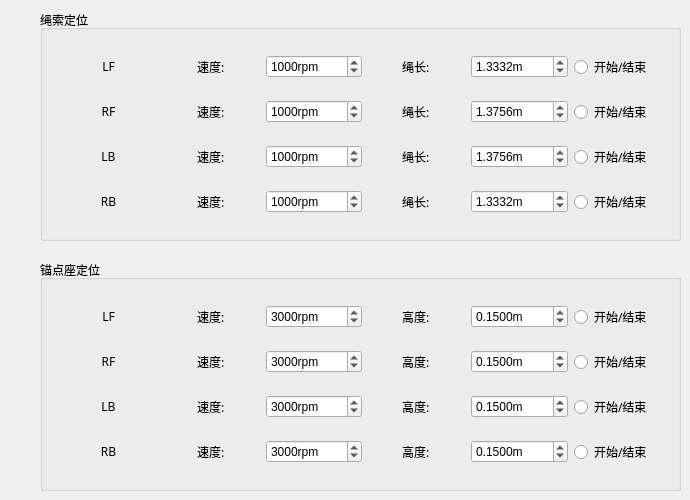
     <widget class="QWidget" name="tab_3">
      <attribute name="title">
       <string>CDPR定位</string>
      </attribute>
      <widget class="QGroupBox" name="groupBox_10">
       <property name="geometry">
        <rect>
         <x>40</x>
         <y>260</y>
         <width>641</width>
         <height>231</height>
        </rect>
       </property>
       <property name="title">
        <string>锚点座定位</string>
       </property>
       <widget class="QWidget" name="layoutWidget_3">
        <property name="geometry">
         <rect>
          <x>20</x>
          <y>30</y>
          <width>611</width>
          <height>191</height>
         </rect>
        </property>
        <layout class="QGridLayout" name="gridLayout_4">
         <item row="0" column="0">
          <widget class="QLabel" name="label_34">
           <property name="font">
            <font>
             <family>AR PL UKai CN</family>
            </font>
           </property>
           <property name="text">
            <string>&lt;html&gt;&lt;head/&gt;&lt;body&gt;&lt;p align=&quot;center&quot;&gt;LF&lt;/p&gt;&lt;/body&gt;&lt;/html&gt;</string>
           </property>
           <property name="alignment">
            <set>Qt::AlignCenter</set>
           </property>
          </widget>
         </item>
         <item row="2" column="5">
          <widget class="QRadioButton" name="lbArchorLocateButton">
           <property name="font">
            <font>
             <family>AR PL UKai CN</family>
            </font>
           </property>
           <property name="text">
            <string>开始/结束</string>
           </property>
           <property name="autoExclusive">
            <bool>false</bool>
           </property>
          </widget>
         </item>
         <item row="2" column="4">
          <widget class="QDoubleSpinBox" name="lbArchorInitHeight">
           <property name="suffix">
            <string>m</string>
           </property>
           <property name="decimals">
            <number>4</number>
           </property>
           <property name="minimum">
            <double>0.000000000000000</double>
           </property>
           <property name="maximum">
            <double>0.510000000000000</double>
           </property>
           <property name="singleStep">
            <double>0.004000000000000</double>
           </property>
           <property name="value">
            <double>0.150000000000000</double>
           </property>
          </widget>
         </item>
         <item row="3" column="0">
          <widget class="QLabel" name="label_50">
           <property name="font">
            <font>
             <family>AR PL UKai CN</family>
            </font>
           </property>
           <property name="text">
            <string>&lt;html&gt;&lt;head/&gt;&lt;body&gt;&lt;p align=&quot;center&quot;&gt;RB&lt;/p&gt;&lt;/body&gt;&lt;/html&gt;</string>
           </property>
           <property name="alignment">
            <set>Qt::AlignCenter</set>
           </property>
          </widget>
         </item>
         <item row="3" column="4">
          <widget class="QDoubleSpinBox" name="rbArchorInitHeight">
           <property name="suffix">
            <string>m</string>
           </property>
           <property name="decimals">
            <number>4</number>
           </property>
           <property name="minimum">
            <double>0.000000000000000</double>
           </property>
           <property name="maximum">
            <double>0.510000000000000</double>
           </property>
           <property name="singleStep">
            <double>0.004000000000000</double>
           </property>
           <property name="value">
            <double>0.150000000000000</double>
           </property>
          </widget>
         </item>
         <item row="3" column="1" alignment="Qt::AlignHCenter">
          <widget class="QLabel" name="label_51">
           <property name="font">
            <font>
             <family>AR PL UKai CN</family>
            </font>
           </property>
           <property name="text">
            <string>速度:</string>
           </property>
          </widget>
         </item>
         <item row="2" column="0">
          <widget class="QLabel" name="label_43">
           <property name="font">
            <font>
             <family>AR PL UKai CN</family>
            </font>
           </property>
           <property name="text">
            <string>&lt;html&gt;&lt;head/&gt;&lt;body&gt;&lt;p align=&quot;center&quot;&gt;LB&lt;/p&gt;&lt;/body&gt;&lt;/html&gt;</string>
           </property>
           <property name="alignment">
            <set>Qt::AlignCenter</set>
           </property>
          </widget>
         </item>
         <item row="2" column="1" alignment="Qt::AlignHCenter">
          <widget class="QLabel" name="label_49">
           <property name="font">
            <font>
             <family>AR PL UKai CN</family>
            </font>
           </property>
           <property name="text">
            <string>速度:</string>
           </property>
          </widget>
         </item>
         <item row="0" column="2">
          <widget class="QSpinBox" name="lfArchorLocateVel">
           <property name="wrapping">
            <bool>false</bool>
           </property>
           <property name="suffix">
            <string>rpm</string>
           </property>
           <property name="minimum">
            <number>0</number>
           </property>
           <property name="maximum">
            <number>5000</number>
           </property>
           <property name="value">
            <number>3000</number>
           </property>
          </widget>
         </item>
         <item row="0" column="3" alignment="Qt::AlignHCenter">
          <widget class="QLabel" name="label_37">
           <property name="font">
            <font>
             <family>AR PL UKai CN</family>
            </font>
           </property>
           <property name="text">
            <string>高度:</string>
           </property>
          </widget>
         </item>
         <item row="1" column="4">
          <widget class="QDoubleSpinBox" name="rfArchorInitHeight">
           <property name="suffix">
            <string>m</string>
           </property>
           <property name="decimals">
            <number>4</number>
           </property>
           <property name="minimum">
            <double>0.000000000000000</double>
           </property>
           <property name="maximum">
            <double>0.510000000000000</double>
           </property>
           <property name="singleStep">
            <double>0.004000000000000</double>
           </property>
           <property name="value">
            <double>0.150000000000000</double>
           </property>
          </widget>
         </item>
         <item row="2" column="2">
          <widget class="QSpinBox" name="lbArchorLocateVel">
           <property name="suffix">
            <string>rpm</string>
           </property>
           <property name="maximum">
            <number>5000</number>
           </property>
           <property name="value">
            <number>3000</number>
           </property>
          </widget>
         </item>
         <item row="2" column="3" alignment="Qt::AlignHCenter">
          <widget class="QLabel" name="label_44">
           <property name="font">
            <font>
             <family>AR PL UKai CN</family>
            </font>
           </property>
           <property name="text">
            <string>高度:</string>
           </property>
          </widget>
         </item>
         <item row="1" column="3" alignment="Qt::AlignHCenter">
          <widget class="QLabel" name="label_42">
           <property name="font">
            <font>
             <family>AR PL UKai CN</family>
            </font>
           </property>
           <property name="text">
            <string>高度:</string>
           </property>
          </widget>
         </item>
         <item row="1" column="2">
          <widget class="QSpinBox" name="rfArchorLocateVel">
           <property name="suffix">
            <string>rpm</string>
           </property>
           <property name="maximum">
            <number>5000</number>
           </property>
           <property name="value">
            <number>3000</number>
           </property>
          </widget>
         </item>
         <item row="0" column="1" alignment="Qt::AlignHCenter">
          <widget class="QLabel" name="label_35">
           <property name="font">
            <font>
             <family>AR PL UKai CN</family>
            </font>
           </property>
           <property name="text">
            <string>速度:</string>
           </property>
          </widget>
         </item>
         <item row="3" column="2">
          <widget class="QSpinBox" name="rbArchorLocateVel">
           <property name="suffix">
            <string>rpm</string>
           </property>
           <property name="maximum">
            <number>5000</number>
           </property>
           <property name="value">
            <number>3000</number>
           </property>
          </widget>
         </item>
         <item row="3" column="3" alignment="Qt::AlignHCenter">
          <widget class="QLabel" name="label_52">
           <property name="font">
            <font>
             <family>AR PL UKai CN</family>
            </font>
           </property>
           <property name="text">
            <string>高度:</string>
           </property>
          </widget>
         </item>
         <item row="1" column="1" alignment="Qt::AlignHCenter">
          <widget class="QLabel" name="label_48">
           <property name="font">
            <font>
             <family>AR PL UKai CN</family>
            </font>
           </property>
           <property name="text">
            <string>速度:</string>
           </property>
          </widget>
         </item>
         <item row="1" column="0">
          <widget class="QLabel" name="label_41">
           <property name="font">
            <font>
             <family>AR PL UKai CN</family>
            </font>
           </property>
           <property name="text">
            <string>&lt;html&gt;&lt;head/&gt;&lt;body&gt;&lt;p align=&quot;center&quot;&gt;RF&lt;/p&gt;&lt;/body&gt;&lt;/html&gt;</string>
           </property>
           <property name="alignment">
            <set>Qt::AlignCenter</set>
           </property>
          </widget>
         </item>
         <item row="0" column="4">
          <widget class="QDoubleSpinBox" name="lfArchorInitHeight">
           <property name="suffix">
            <string>m</string>
           </property>
           <property name="decimals">
            <number>4</number>
           </property>
           <property name="minimum">
            <double>0.000000000000000</double>
           </property>
           <property name="maximum">
            <double>0.520000000000000</double>
           </property>
           <property name="singleStep">
            <double>0.004000000000000</double>
           </property>
           <property name="value">
            <double>0.150000000000000</double>
           </property>
          </widget>
         </item>
         <item row="1" column="5">
          <widget class="QRadioButton" name="rfArchorLocateButton">
           <property name="font">
            <font>
             <family>AR PL UKai CN</family>
            </font>
           </property>
           <property name="text">
            <string>开始/结束</string>
           </property>
           <property name="autoExclusive">
            <bool>false</bool>
           </property>
          </widget>
         </item>
         <item row="0" column="5">
          <widget class="QRadioButton" name="lfArchorLocateButton">
           <property name="font">
            <font>
             <family>AR PL UKai CN</family>
            </font>
           </property>
           <property name="text">
            <string>开始/结束</string>
           </property>
           <property name="autoExclusive">
            <bool>false</bool>
           </property>
          </widget>
         </item>
         <item row="3" column="5">
          <widget class="QRadioButton" name="rbArchorLocateButton">
           <property name="font">
            <font>
             <family>AR PL UKai CN</family>
            </font>
           </property>
           <property name="text">
            <string>开始/结束</string>
           </property>
           <property name="autoExclusive">
            <bool>false</bool>
           </property>
          </widget>
         </item>
        </layout>
       </widget>
      </widget>
      <widget class="QGroupBox" name="groupBox_11">
       <property name="geometry">
        <rect>
         <x>40</x>
         <y>10</y>
         <width>641</width>
         <height>231</height>
        </rect>
       </property>
       <property name="title">
        <string>绳索定位</string>
       </property>
       <widget class="QWidget" name="layoutWidget_5">
        <property name="geometry">
         <rect>
          <x>20</x>
          <y>30</y>
          <width>611</width>
          <height>191</height>
         </rect>
        </property>
        <layout class="QGridLayout" name="gridLayout_6">
         <item row="0" column="0">
          <widget class="QLabel" name="label_53">
           <property name="font">
            <font>
             <family>AR PL UKai CN</family>
            </font>
           </property>
           <property name="text">
            <string>&lt;html&gt;&lt;head/&gt;&lt;body&gt;&lt;p align=&quot;center&quot;&gt;LF&lt;/p&gt;&lt;/body&gt;&lt;/html&gt;</string>
           </property>
           <property name="alignment">
            <set>Qt::AlignCenter</set>
           </property>
          </widget>
         </item>
         <item row="2" column="5">
          <widget class="QRadioButton" name="lbCableLocateButton">
           <property name="font">
            <font>
             <family>AR PL UKai CN</family>
            </font>
           </property>
           <property name="text">
            <string>开始/结束</string>
           </property>
           <property name="autoExclusive">
            <bool>false</bool>
           </property>
          </widget>
         </item>
         <item row="2" column="4">
          <widget class="QDoubleSpinBox" name="lbCableInitLen">
           <property name="suffix">
            <string>m</string>
           </property>
           <property name="decimals">
            <number>4</number>
           </property>
           <property name="minimum">
            <double>1.245400000000000</double>
           </property>
           <property name="maximum">
            <double>1.385800000000000</double>
           </property>
           <property name="singleStep">
            <double>0.050000000000000</double>
           </property>
           <property name="value">
            <double>1.375600000000000</double>
           </property>
          </widget>
         </item>
         <item row="3" column="0">
          <widget class="QLabel" name="label_54">
           <property name="font">
            <font>
             <family>AR PL UKai CN</family>
            </font>
           </property>
           <property name="text">
            <string>&lt;html&gt;&lt;head/&gt;&lt;body&gt;&lt;p align=&quot;center&quot;&gt;RB&lt;/p&gt;&lt;/body&gt;&lt;/html&gt;</string>
           </property>
           <property name="alignment">
            <set>Qt::AlignCenter</set>
           </property>
          </widget>
         </item>
         <item row="3" column="4">
          <widget class="QDoubleSpinBox" name="rbCableInitLen">
           <property name="suffix">
            <string>m</string>
           </property>
           <property name="decimals">
            <number>4</number>
           </property>
           <property name="minimum">
            <double>1.263100000000000</double>
           </property>
           <property name="maximum">
            <double>1.409800000000000</double>
           </property>
           <property name="singleStep">
            <double>0.050000000000000</double>
           </property>
           <property name="value">
            <double>1.333200000000000</double>
           </property>
          </widget>
         </item>
         <item row="3" column="1" alignment="Qt::AlignHCenter">
          <widget class="QLabel" name="label_55">
           <property name="font">
            <font>
             <family>AR PL UKai CN</family>
            </font>
           </property>
           <property name="text">
            <string>速度:</string>
           </property>
          </widget>
         </item>
         <item row="2" column="0">
          <widget class="QLabel" name="label_56">
           <property name="font">
            <font>
             <family>AR PL UKai CN</family>
            </font>
           </property>
           <property name="text">
            <string>&lt;html&gt;&lt;head/&gt;&lt;body&gt;&lt;p align=&quot;center&quot;&gt;LB&lt;/p&gt;&lt;/body&gt;&lt;/html&gt;</string>
           </property>
           <property name="alignment">
            <set>Qt::AlignCenter</set>
           </property>
          </widget>
         </item>
         <item row="2" column="1" alignment="Qt::AlignHCenter">
          <widget class="QLabel" name="label_57">
           <property name="font">
            <font>
             <family>AR PL UKai CN</family>
            </font>
           </property>
           <property name="text">
            <string>速度:</string>
           </property>
          </widget>
         </item>
         <item row="0" column="2">
          <widget class="QSpinBox" name="lfCableLocateVel">
           <property name="wrapping">
            <bool>false</bool>
           </property>
           <property name="suffix">
            <string>rpm</string>
           </property>
           <property name="minimum">
            <number>0</number>
           </property>
           <property name="maximum">
            <number>5000</number>
           </property>
           <property name="value">
            <number>1000</number>
           </property>
          </widget>
         </item>
         <item row="0" column="3" alignment="Qt::AlignHCenter">
          <widget class="QLabel" name="label_58">
           <property name="font">
            <font>
             <family>AR PL UKai CN</family>
            </font>
           </property>
           <property name="text">
            <string>绳长:</string>
           </property>
          </widget>
         </item>
         <item row="1" column="4">
          <widget class="QDoubleSpinBox" name="rfCableInitLen">
           <property name="suffix">
            <string>m</string>
           </property>
           <property name="decimals">
            <number>4</number>
           </property>
           <property name="minimum">
            <double>1.262000000000000</double>
           </property>
           <property name="maximum">
            <double>1.407600000000000</double>
           </property>
           <property name="singleStep">
            <double>0.050000000000000</double>
           </property>
           <property name="value">
            <double>1.375600000000000</double>
           </property>
          </widget>
         </item>
         <item row="2" column="2">
          <widget class="QSpinBox" name="lbCableLocateVel">
           <property name="suffix">
            <string>rpm</string>
           </property>
           <property name="maximum">
            <number>5000</number>
           </property>
           <property name="value">
            <number>1000</number>
           </property>
          </widget>
         </item>
         <item row="2" column="3" alignment="Qt::AlignHCenter">
          <widget class="QLabel" name="label_59">
           <property name="font">
            <font>
             <family>AR PL UKai CN</family>
            </font>
           </property>
           <property name="text">
            <string>绳长:</string>
           </property>
          </widget>
         </item>
         <item row="1" column="3" alignment="Qt::AlignHCenter">
          <widget class="QLabel" name="label_60">
           <property name="font">
            <font>
             <family>AR PL UKai CN</family>
            </font>
           </property>
           <property name="text">
            <string>绳长:</string>
           </property>
          </widget>
         </item>
         <item row="1" column="2">
          <widget class="QSpinBox" name="rfCableLocateVel">
           <property name="suffix">
            <string>rpm</string>
           </property>
           <property name="maximum">
            <number>5000</number>
           </property>
           <property name="value">
            <number>1000</number>
           </property>
          </widget>
         </item>
         <item row="0" column="1" alignment="Qt::AlignHCenter">
          <widget class="QLabel" name="label_61">
           <property name="font">
            <font>
             <family>AR PL UKai CN</family>
            </font>
           </property>
           <property name="text">
            <string>速度:</string>
           </property>
          </widget>
         </item>
         <item row="3" column="2">
          <widget class="QSpinBox" name="rbCableLocateVel">
           <property name="suffix">
            <string>rpm</string>
           </property>
           <property name="maximum">
            <number>5000</number>
           </property>
           <property name="value">
            <number>1000</number>
           </property>
          </widget>
         </item>
         <item row="3" column="3" alignment="Qt::AlignHCenter">
          <widget class="QLabel" name="label_62">
           <property name="font">
            <font>
             <family>AR PL UKai CN</family>
            </font>
           </property>
           <property name="text">
            <string>绳长:</string>
           </property>
          </widget>
         </item>
         <item row="1" column="1" alignment="Qt::AlignHCenter">
          <widget class="QLabel" name="label_63">
           <property name="font">
            <font>
             <family>AR PL UKai CN</family>
            </font>
           </property>
           <property name="text">
            <string>速度:</string>
           </property>
          </widget>
         </item>
         <item row="1" column="0">
          <widget class="QLabel" name="label_64">
           <property name="font">
            <font>
             <family>AR PL UKai CN</family>
            </font>
           </property>
           <property name="text">
            <string>&lt;html&gt;&lt;head/&gt;&lt;body&gt;&lt;p align=&quot;center&quot;&gt;RF&lt;/p&gt;&lt;/body&gt;&lt;/html&gt;</string>
           </property>
           <property name="alignment">
            <set>Qt::AlignCenter</set>
           </property>
          </widget>
         </item>
         <item row="0" column="4">
          <widget class="QDoubleSpinBox" name="lfCableInitLen">
           <property name="suffix">
            <string>m</string>
           </property>
           <property name="decimals">
            <number>4</number>
           </property>
           <property name="minimum">
            <double>1.252400000000000</double>
           </property>
           <property name="maximum">
            <double>1.390600000000000</double>
           </property>
           <property name="singleStep">
            <double>0.050000000000000</double>
           </property>
           <property name="value">
            <double>1.333200000000000</double>
           </property>
          </widget>
         </item>
         <item row="1" column="5">
          <widget class="QRadioButton" name="rfCableLocateButton">
           <property name="font">
            <font>
             <family>AR PL UKai CN</family>
            </font>
           </property>
           <property name="text">
            <string>开始/结束</string>
           </property>
           <property name="autoExclusive">
            <bool>false</bool>
           </property>
          </widget>
         </item>
         <item row="0" column="5">
          <widget class="QRadioButton" name="lfCableLocateButton">
           <property name="font">
            <font>
             <family>AR PL UKai CN</family>
            </font>
           </property>
           <property name="text">
            <string>开始/结束</string>
           </property>
           <property name="autoExclusive">
            <bool>false</bool>
           </property>
          </widget>
         </item>
         <item row="3" column="5">
          <widget class="QRadioButton" name="rbCableLocateButton">
           <property name="font">
            <font>
             <family>AR PL UKai CN</family>
            </font>
           </property>
           <property name="text">
            <string>开始/结束</string>
           </property>
           <property name="autoExclusive">
            <bool>false</bool>
           </property>
          </widget>
         </item>
        </layout>
       </widget>
      </widget>
     </widget>
